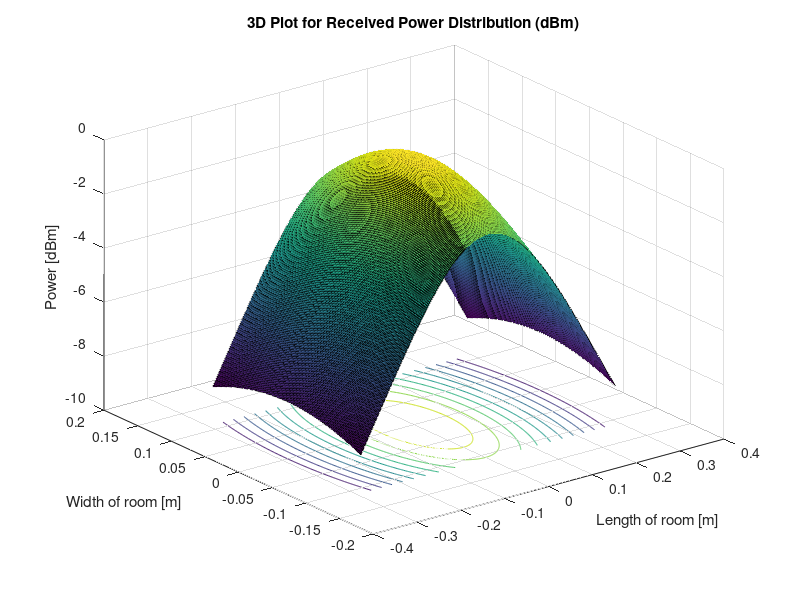
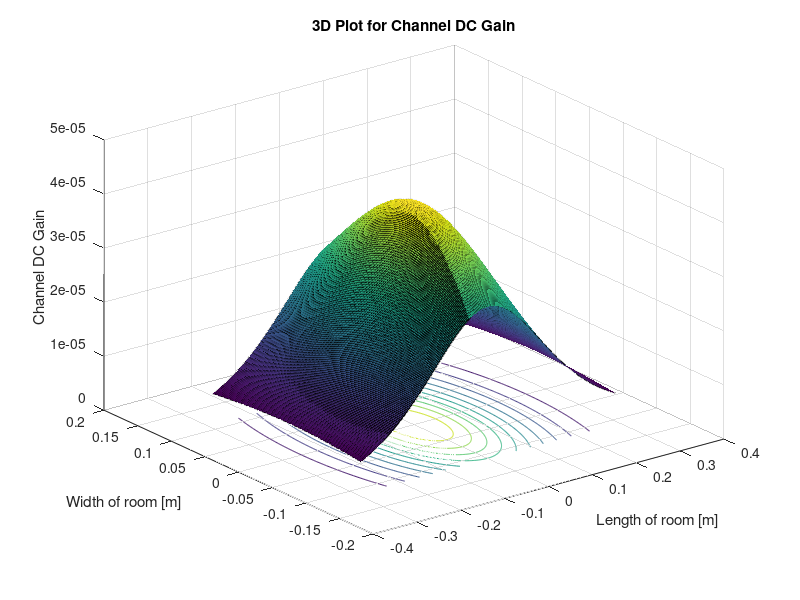
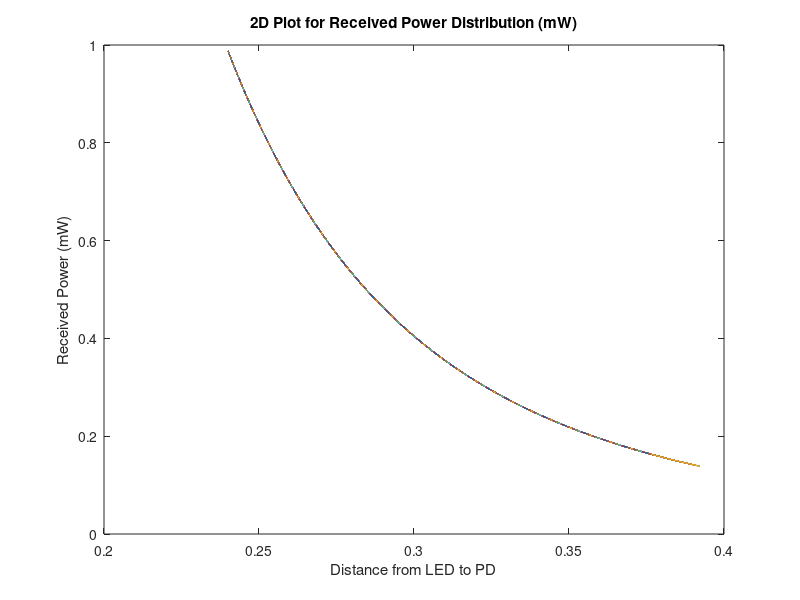

Reproduce these figures in MATLAB, in order.
phi = 60; %semi-angle at half power (deg)
m = -log(2)/log(cosd(phi)); %Lambertian order of emission
P_LED =24000; %transmitted optical power (mW)
Arx = 7.45E-6; %detector areaa of PD (sq.cm)
Ts = 1; %gain of optical filter
%index = 1.5; %refractive index of lens at the PD
FOV = 55; %FOV of the receiver (deg)
G_Con= 1; %gain of an optical concentrator

lx=0.58; ly=0.22; lz=0.24; %room dimension in (m)
h=lz; %distance between source and reciver plane (m)
[XT,YT]= meshgrid(0,0); %position of LED

Nx = lx*800; Ny= ly*800; %number of grids in the receiver plane
x=-lx/2:lx/Nx:lx/2;
y=-ly/2:ly/Ny:ly/2;
[XR, YR] = meshgrid(x, y);
D= sqrt((XR-XT).^2+ (YR-YT).^2+h^2); %distance vector from source
cos_irradiance_angle = h./D; %irradiance angle vector
cos_incidence_angle = h./D; %incidence angle vector

HLOS=((m+1)*Arx*(cos_irradiance_angle.^m).*Ts.*G_Con.*cos_incidence_angle)./(2*pi.*D.^2); %channel DC gain for source
P_rx=P_LED.*HLOS; %received power from source
P_rx(find(abs(acosd(cos_incidence_angle))> FOV)) = 0; 
%y=6.52-0.376.*D+5.43.*E(-3).*(D.^(2));
P_rx_total =(P_rx);
% P_rx_initial =P_rx;
%P_rx_final =P_rx - (6.52-37.6.*D+54.3.*(D.^(2)));
% P_rx_final =P_rx - (12.4-100.*D+273.*(D.^(2))-253.*(D.^(3)));
%P_rx_final =P_rx - (58.6-736.*D+3538.*(D.^(2))-7654.*(D.^(3))+6255.*(D.^(4)));
P_rx_dBm=(10*log10(P_rx));

figure(1)
surfc(x,y,P_rx_dBm);
xlabel('Length of room [m]')
ylabel('Width of room [m]' )
zlabel('Power [dBm]' )
hold on
title('3D Plot for Received Power Distribution (dBm)' ) 

figure(2)
surfc(x,y,HLOS);
xlabel('Length of room [m]')
ylabel('Width of room [m]' )
zlabel('Channel DC Gain' )
hold on
title('3D Plot for Channel DC Gain' ) 

% figure(3)
% plot(D,P_rx_initial)
% xlabel('Distance from LED to PD')
% ylabel('Received Power (mW)')
% title('3D Plot for Received Power Distribution Initially (mW)' ) 

% figure(4)
% plot(D,P_rx_final)
% xlabel('Distance from LED to PD')
% ylabel('Received Power (mW)')
% title('3D Plot for Received Power Distribution (mW)-Modeltuned for actual Received Power' )

figure(3)
plot(D,P_rx_total)
xlabel('Distance from LED to PD')
ylabel('Received Power (mW)')
title('2D Plot for Received Power Distribution (mW)')
